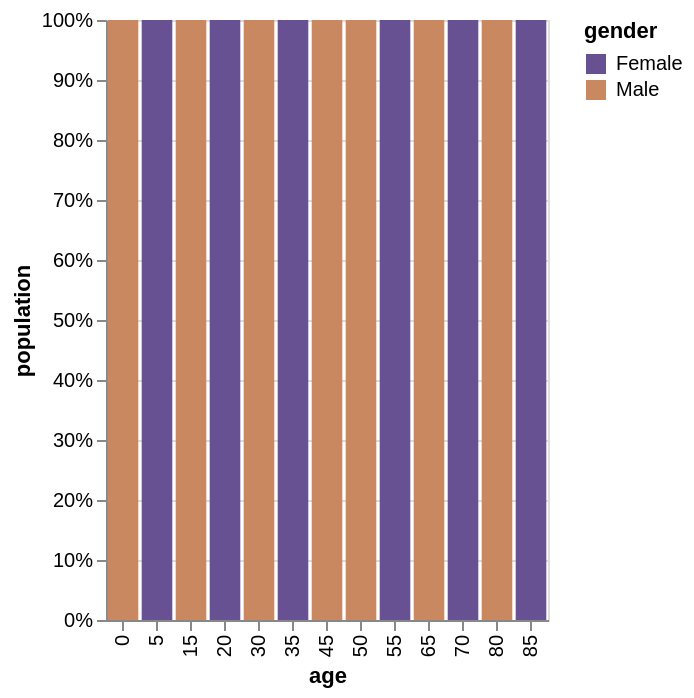

Describe this chart as a Vega-Lite specification.
### Vega-Lite specification from a JSON file in a GitHub repository (floating-point values rounded to 4 significant figures; data arrays with more than 128 entries replaced by an {"elided": "..."} marker saying what was removed)
{"$schema": "https://vega.github.io/schema/vega-lite/v6.json", "data": {"values": {"elided": "200 records"}}, "transform": [{"filter": "datum.year == 2000"}, {"calculate": "datum.sex == 2 ? 'Female' : 'Male'", "as": "gender"}], "mark": "bar", "width": {"step": 17}, "encoding": {"y": {"aggregate": "sum", "field": "people", "title": "population", "stack": "normalize"}, "x": {"field": "age"}, "color": {"field": "gender", "scale": {"range": ["#675193", "#ca8861"]}}}}
